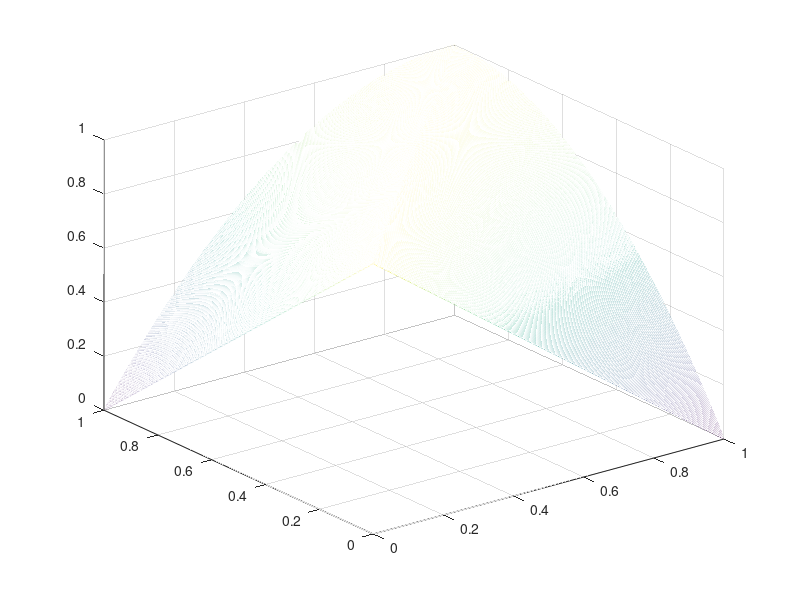
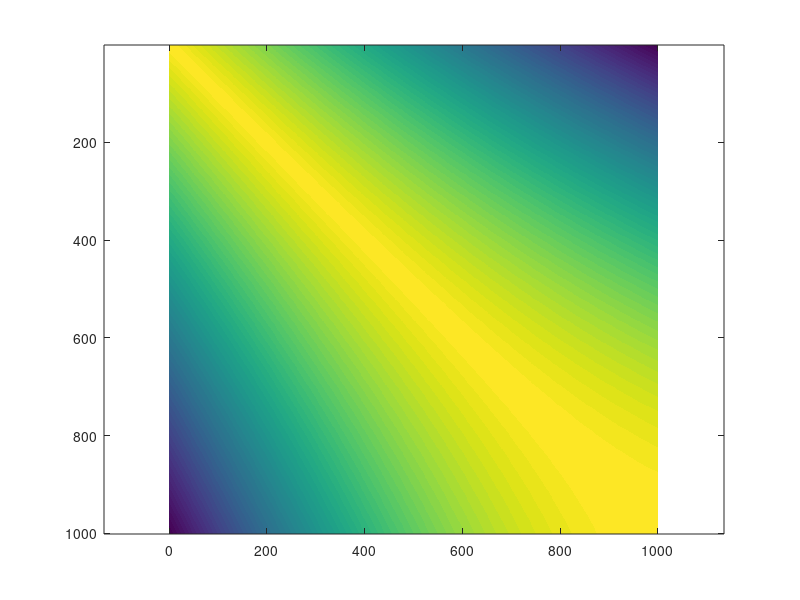

Reproduce these figures in MATLAB, in order.
% similarity drop function plot
[X, Y] = meshgrid(0:0.001:1, 0:0.001:1);
s = 1-max(1-X, 1-Y).*abs(X-Y);
figure, mesh(X,Y,s)
figure, imagesc(s), axis equal, axis tight